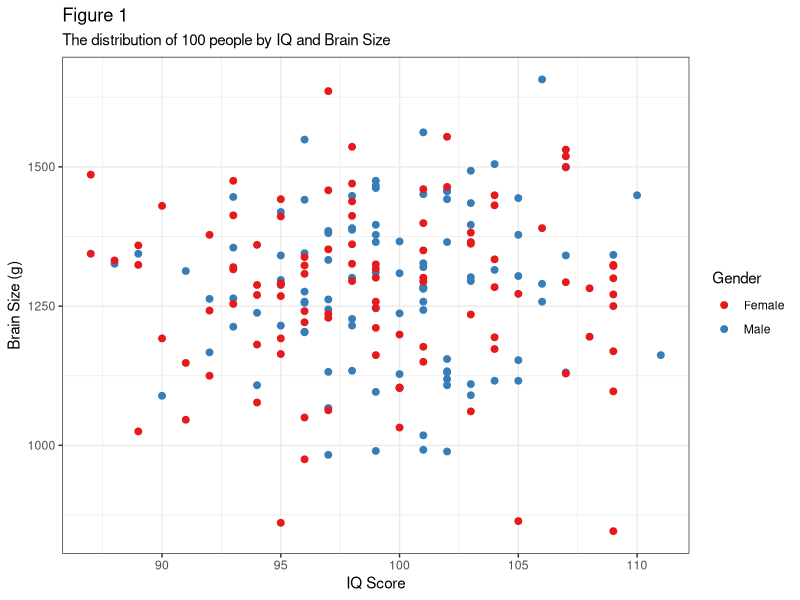
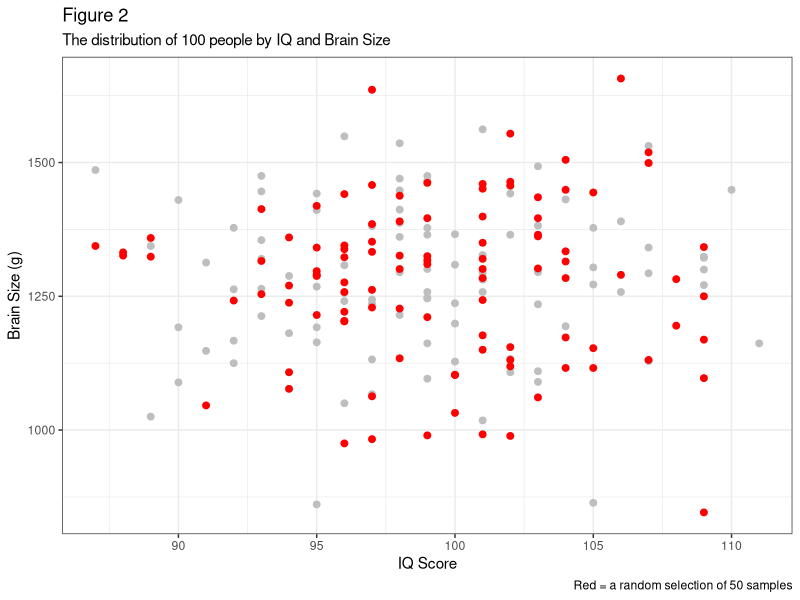

Here is the R script that generated these plots, in order: (Note: this script raises an error after producing the figures.)
library(ggplot2)

set.seed(1)
rand.iq = rnorm(n=100, mean=99, sd=5)
rand.iq = round(x=rand.iq, digit=0)
set.seed(999)
rand.brain = rnorm(n=100, mean=1300, sd=150)
rand.brain = round(x=rand.brain, digit=0)

pop.male = data.frame(IQ=rand.iq, brainSize=rand.brain, Gender=rep(x="Male", times=100))

set.seed(2)
rand.iq = rnorm(n=100, mean=99, sd=5)
rand.iq = round(x=rand.iq, digit=0)
set.seed(998)
rand.brain = rnorm(n=100, mean=1300, sd=150)
rand.brain = round(x=rand.brain, digit=0)

pop.female = data.frame(IQ=rand.iq, brainSize=rand.brain, Gender=rep(x="Female", times=100))

pop.all = rbind(pop.male, pop.female)

# Figure 1
ggplot(data=pop.all, mapping = aes(x=IQ, y=brainSize, group=Gender, color=Gender)) +
  geom_point(size=2) + scale_color_brewer(palette = "Set1") + 
  labs(x="IQ Score", y="Brain Size (g)", title="Figure 1",
       subtitle="The distribution of 100 people by IQ and Brain Size") +
  theme_bw()

pop.all$Selected = ifelse(runif(n=100, min=0, max=1) > 0.5, "Yes", "No")

# Figure 2
ggplot(data=subset(pop.all, Selected == "No"), mapping = aes(x=IQ, y=brainSize)) +
  geom_point(color="grey", size=2) +
  geom_point(data=subset(pop.all, Selected == "Yes"), color="red", size=2)  + 
  labs(x="IQ Score", y="Brain Size (g)", title="Figure 2",
       subtitle="The distribution of 100 people by IQ and Brain Size",
       caption="Red = a random selection of 50 samples") +
  theme_bw()

mean.iq = mean(pop.all$IQ)
sd.iq = sd(pop.all$IQ)
mean.size = mean(pop.all$brainSize)
sd.size = sd(pop.all$brainSize)

pop.all$Typicality = ifelse(pop.all$IQ > mean.iq + (sd.iq*1.5) | pop.all$IQ < mean.iq - (sd.iq*1.5) |
                               pop.all$brainSize > mean.size + (sd.size*1.5) |
                               pop.all$brainSize < mean.size - (sd.size*1.5), "Extreme", "Typical")

# Figure 3
ggplot(data=pop.all, mapping = aes(x=IQ, y=brainSize, group=distFeature, color=distFeature)) +
  geom_point(size=2) + scale_color_brewer(palette = "Set2") + 
  labs(x="IQ Score", y="Brain Size (g)", title="Figure 3",
       subtitle="The distribution of 100 people by IQ and Brain Size",
       caption="Extreme = IQ/Brain Size > mean + sd x 1.5 or < mean - sd x 1.5") +
  guides(color = guide_legend(title = "Typicality")) +
  theme_bw()

pop.all$Subset = ifelse(pop.all$IQ > mean.iq & pop.all$brainSize < mean.size, "Biased", "Rest")

# Figure 4
ggplot(data=pop.all, mapping = aes(x=IQ, y=brainSize, group=Subset, color=Subset)) +
  geom_point(size=2) + scale_color_manual(values = c("#e34a33", "#fee8c8")) + 
  labs(x="IQ Score", y="Brain Size (g)", title="Figure 4",
       subtitle="The distribution of 100 people by IQ and Brain Size",
       caption="Biased = IQ > mean and Brain Size < mean") +
  theme_bw()

# Figure 5

set.seed(1)

norm = data.frame(Values=dnorm(seq(-3, 3, length=150), 0, 1))
norm$z = seq(-3, 3, length=150)

ggplot(data=norm, aes(x=z, y=Values)) + geom_line(stat="identity", lwd=1.5) +
  labs(title = "Figure 5", subtitle = "Normal Distribution", caption = "Mean = 0, SD = 1",
       x = "z", y = "Density") + theme_bw()

# Figure 6

ggplot(data=norm, aes(x=z, y=Values)) + 
  geom_area(data=subset(norm, z <= -1.96), stat = "identity", color="black", fill="orange") +
  geom_area(data=subset(norm, z >= 1.96), stat = "identity", color="black", fill="orange") +
  geom_line(stat="identity", lwd=1.5) +
  labs(title = "Figure 6", subtitle = "Normal Distribution", caption = "Mean = 0, SD = 1; Orange = 2.5%",
       x = "z", y = "Density") + theme_bw()